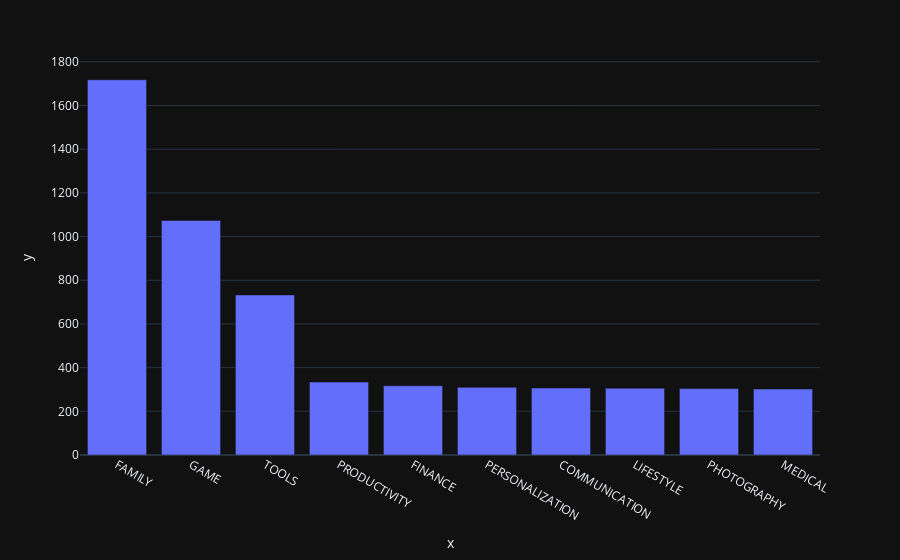

Notebook code cell kept with this figure:
### Code cell
bar = px.bar(   x = top10_category.index, # index = category name
                y = top10_category.values)
    
bar.show()

### Figure 1 — Plotly figure (JSON) as saved in the notebook; plotly's stock layout.template omitted (floating-point values rounded to 4 significant figures)
{"data": [{"alignmentgroup": "True", "hovertemplate": "x=%{x}<br>y=%{y}<extra></extra>", "legendgroup": "", "marker": {"color": "#636efa", "pattern": {"shape": ""}}, "name": "", "offsetgroup": "", "orientation": "v", "showlegend": false, "textposition": "auto", "type": "bar", "x": ["FAMILY", "GAME", "TOOLS", "PRODUCTIVITY", "FINANCE", "PERSONALIZATION", "COMMUNICATION", "LIFESTYLE", "PHOTOGRAPHY", "MEDICAL"], "xaxis": "x", "y": [1718, 1074, 733, 334, 317, 310, 307, 306, 304, 302], "yaxis": "y"}], "layout": {"barmode": "relative", "legend": {"tracegroupgap": 0}, "margin": {"t": 60}, "xaxis": {"anchor": "y", "domain": [0, 1], "title": {"text": "x"}}, "yaxis": {"anchor": "x", "domain": [0, 1], "title": {"text": "y"}}}}
